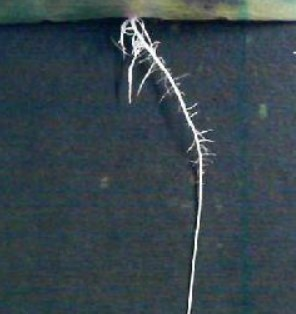
%> input picture Images Used/skel.jpg, 296 x 314 px
$ octave ADIP_P1.m   (GNU Octave 9; MATLAB toolbox functions it lacks are replaced by stand-ins)
%> lines starting %> are read from the running program, lines starting %| are printed output that depends on the picture; in (x1, y1, x2, y2) boxes, pixels count from 0 and x2, y2 are one past the last pixel; in counts of white or black regions, pixels touching at a corner belong together; the program's own positions count from 1
clc
clear all
close all
ima=imread('skel.jpg');
%> ima is the input picture: size 314x296x3 uint8; mean R, G, B 56.1, 69.8, 77
BW = im2bw(ima,0.5);
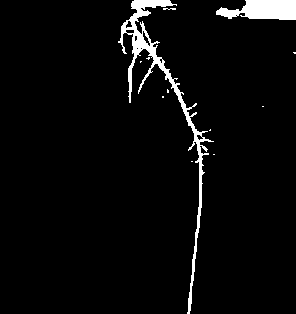
%> BW: size 314x296 logical; 4% white; 12 white regions (9 under 20 px), largest, box (x1, y1, x2, y2) and area: (118, 0, 214, 314) 2449, (216, 0, 296, 20) 1180, (163, 8, 176, 10) 20
skel= bwmorph(BW,'skeleton',Inf);
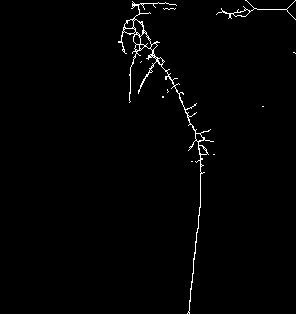
%> skel: size 314x296 logical; 1.3% white in thin lines or dots, all inside (x1, y1, x2, y2) = (118, 0, 296, 314)
B = bwmorph(skel, 'branchpoints');
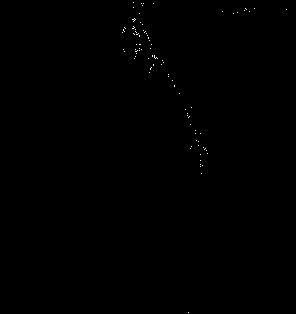
%> B: size 314x296 logical; 0.13% white in thin lines or dots, all inside (x1, y1, x2, y2) = (122, 2, 287, 313)
E = bwmorph(skel, 'endpoints');
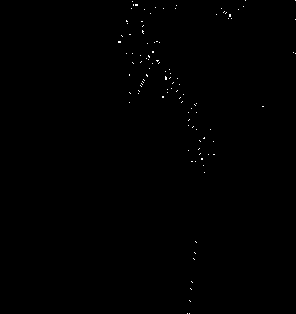
%> E: size 314x296 logical; 0.21% white in thin lines or dots, all inside (x1, y1, x2, y2) = (118, 0, 296, 314)
[y,x] = find(E);
%> y = 192 values from 1 to 314; x = 192 values from 119 to 296
B_loc = find(B);
%> B_loc = 120 values from 38341 to 89814
Dmask = false(size(skel));
for k = 1:numel(x)
%> (the run ends here)
